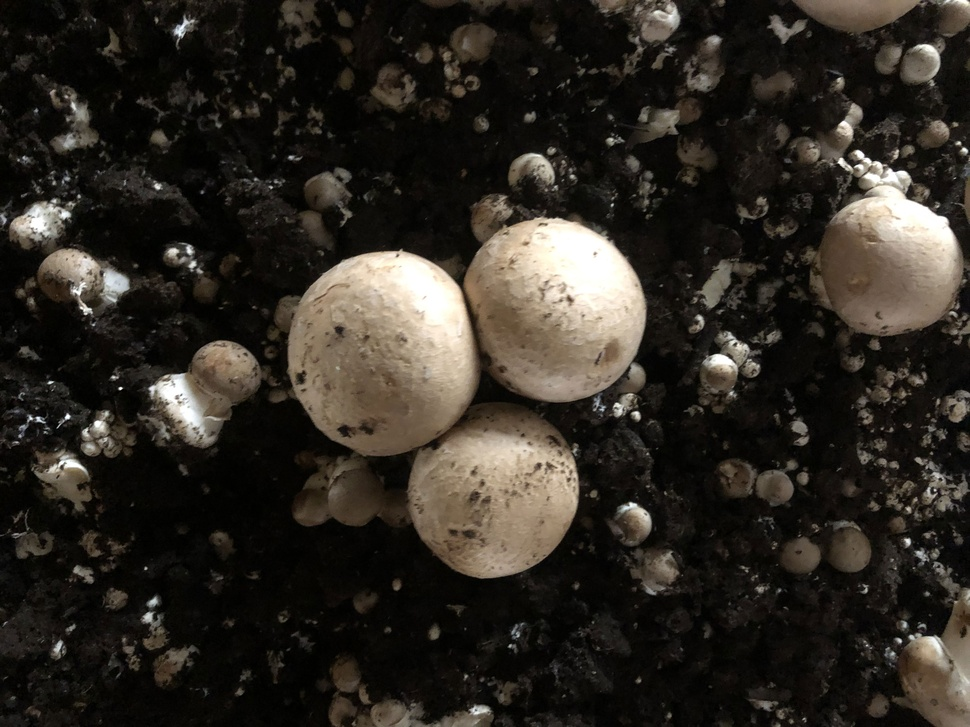
#> input picture vision/detection/circle_detection/v1.jpeg, 970 x 727 px, shrunk from 4032 x 3024 before the run, given in place of the camera
$ python detect_circle.py
#> lines starting #> are read from the running program, lines starting #| are printed output that depends on the picture; after the words box and inside, x2 and y2 are one past the last pixel; in counts of white or black regions, pixels touching at a corner belong together; long printed decimals are rounded
import cv2
import numpy as np
import time
import math

PHYSICAL_X = 22  # inches
#21.75
PHYSICAL_Y = 22

#SHITTY_POINTS = [[9, 8], [11, 7], [11, 8], [8, 9], [12, 7], [8, 8], [13, 7], [12, 8], [14, 8], [15, 8], [15, 7], [16, 8]]

SHITTY_POINTS =[[6, 6], [7, 3], [7, 6], [8, 4], [8, 7], [8, 6], [9, 6], [10, 5], [27, 3], [27, 14], [6, 5], [6, 7], [6, 3], [7, 7], [8, 3], [11, 5], [7, 5], [7, 4], [9, 7]]

X_SHIFT = 9.2
Y_SHIFT = 7.5


capture_duration = 5
cv2.namedWindow("preview")
vc = cv2.VideoCapture(0)

rval, frame = vc.read()
#> frame is the input picture: shape (727, 970, 3); mean B, G, R 35, 41.8, 46.4

# flip
#
#cv2.flip( frame, 0)

coord_list = []
coords_list_np = np.array([0, 0])
start_time = time.time()
while (int(time.time() - start_time) < capture_duration):

  if frame is not None:


    gray = cv2.cvtColor(frame, cv2.COLOR_BGR2GRAY)
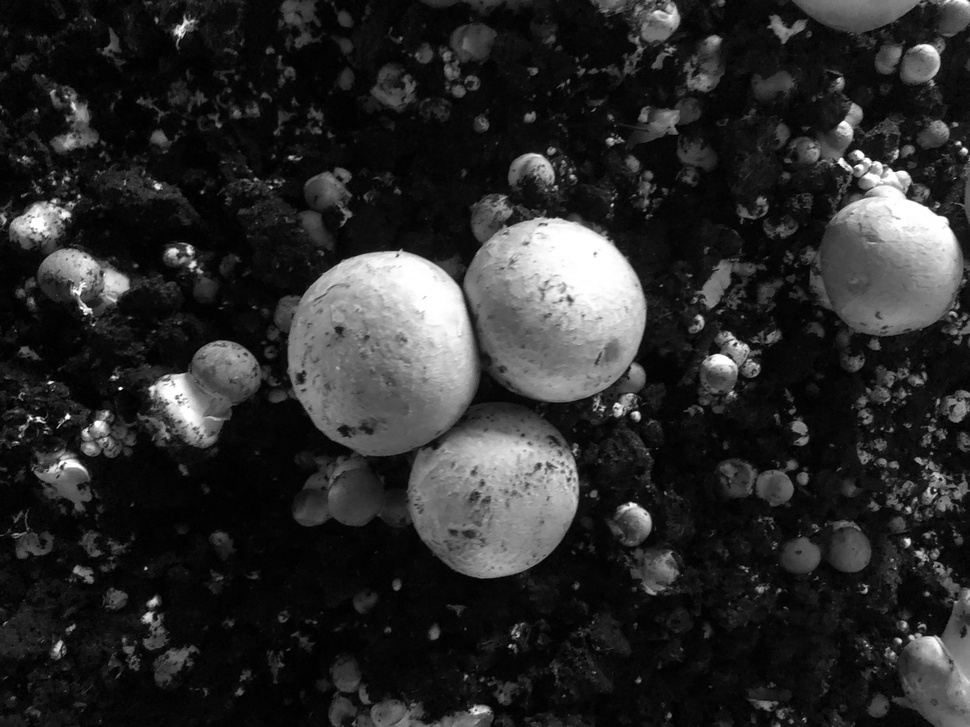
#> gray: shape (727, 970); min 0, max 255, mean 42.4
    hsv = cv2.cvtColor(frame, cv2.COLOR_BGR2HSV)
#> hsv: shape (727, 970, 3); mean H, S, V 22.7, 98.1, 46.4
    # define range of white color in HSV
    # change it according to your need !
    lower_white = np.array([0,0,0], dtype=np.uint8)
    upper_white = np.array([0,0,255], dtype=np.uint8)

    # Threshold the HSV image to get only white colors
    mask = cv2.inRange(hsv, lower_white, upper_white)
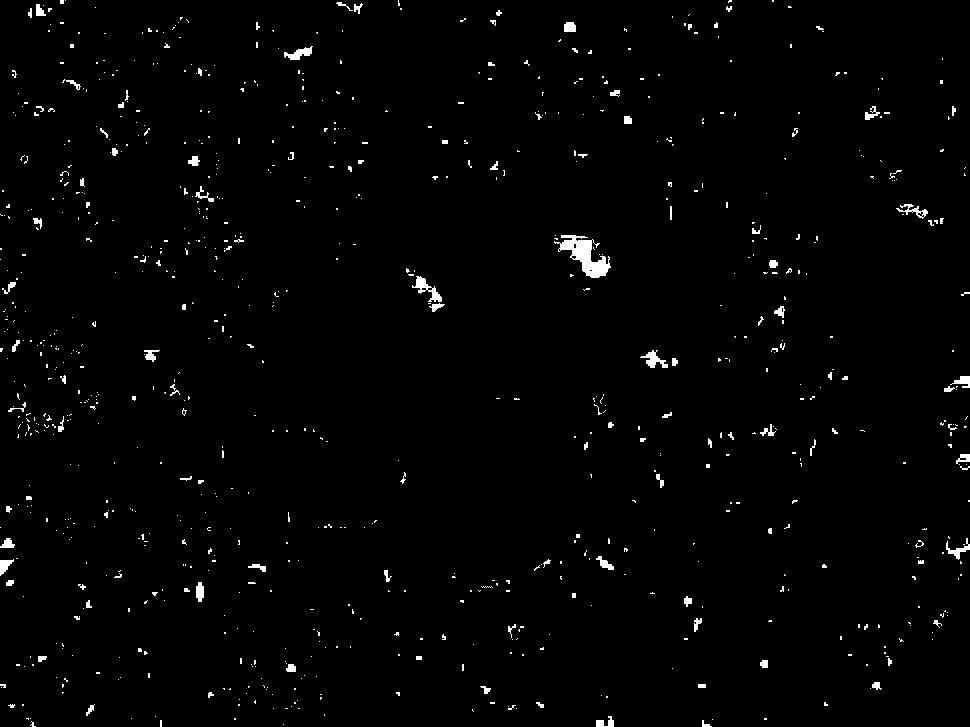
#> mask: shape (727, 970); 1.4% white; 862 white regions (752 under 20 px), largest, box (x1, y1, x2, y2) and area: (554, 235, 611, 278) 1023, (412, 276, 442, 302) 273, (640, 350, 668, 368) 215
    # Bitwise-AND mask and original image
    res = cv2.bitwise_and(frame,frame, mask= mask)
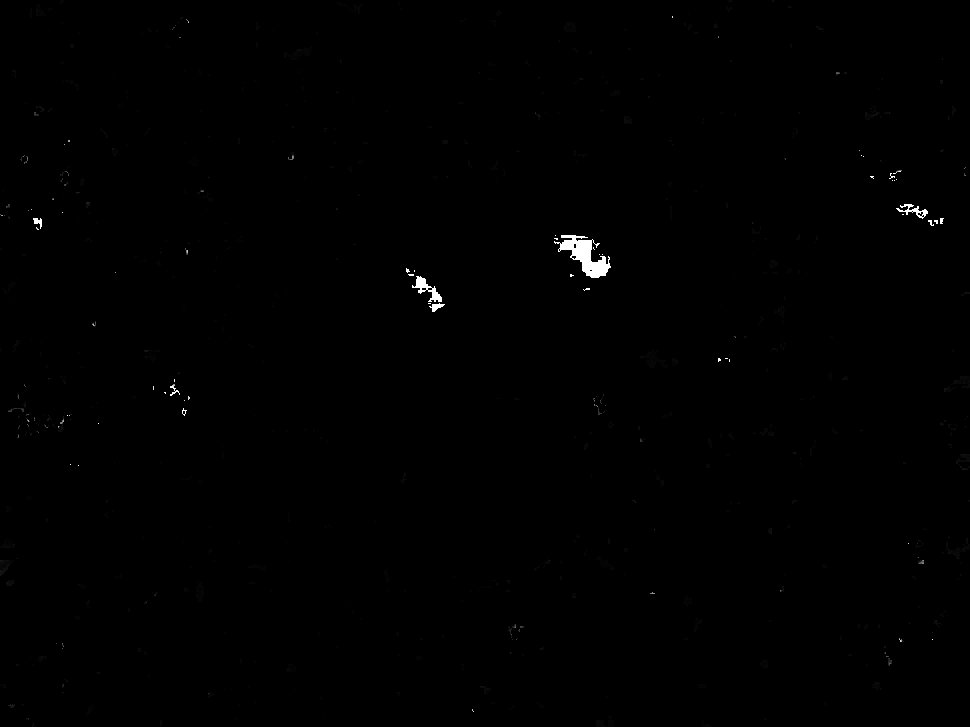
#> res: shape (727, 970, 3); min 0, max 255, mean 0.8
# Blur using 3 * 3 kernel.
    gray_blurred = cv2.blur(gray, (3, 3))

    #flipped_image =  cv2.flip(gray_blurred, 0)
    #flipped_image =  cv2.flip(flipped_image, 1)

# Apply Hough transform on the blurred image.
    detected_circles = cv2.HoughCircles(gray_blurred,
                                        cv2.HOUGH_GRADIENT,
                                        1,
                                        minDist=500,
                                        param1 = 50,
                                        param2 = 30,
                                        minRadius = 10,
                                        maxRadius = 60)
#> detected_circles = [[468.5, 505.5, 58.3], [901.5, 179.5, 58.3], [84.5, 177.5, 31.9]]
#param 1 50
#param 2 30
# Draw circles that are detected.

    if detected_circles is not None:

    # Convert the circle parameters a, b and r to integers.
      detected_circles = np.uint16(np.around(detected_circles))
#> detected_circles = [[468, 506, 58], [902, 180, 58], [84, 178, 32]]

      for pt in detected_circles[0, :]:
        a, b, r = pt[0], pt[1], pt[2]

        physical_x = a / frame.shape[0] * PHYSICAL_X
        physical_y = b / frame.shape[1] * PHYSICAL_Y
        coords_list_np = np.row_stack((coords_list_np, [physical_x, physical_y]))

        # coords = str(a) + " " + str(b) + "\n"
        # coord_list.append(coords)

        print("X: " +  str(a)  + " Y: " + str(b))
        # Draw the circumference of the circle.
        cv2.circle(gray_blurred, (a, b), r, (0, 255, 0), 2)

        # Draw a small circle (of radius 1) to show the center.
        cv2.circle(gray_blurred, (a, b), 1, (0, 0, 255), 3)
#> this loop made 3 passes
#> (a, b, r, physical_x, physical_y, coords_list_np) on passes 1 to 3: (468, 506, 58, 14.16, 11.48, [[0, 0], [14.16, 11.48]]), (902, 180, 58, 27.3, 4.08, [[0, 0], [14.16, 11.48], [27.3, 4.08]]), (84, 178, 32, 2.54, 4.04, [[0, 0], [14.16, 11.48], [27.3, 4.08], [2.54, 4.04]])
#| X: 468 Y: 506
#| X: 902 Y: 180
#| X: 84 Y: 178
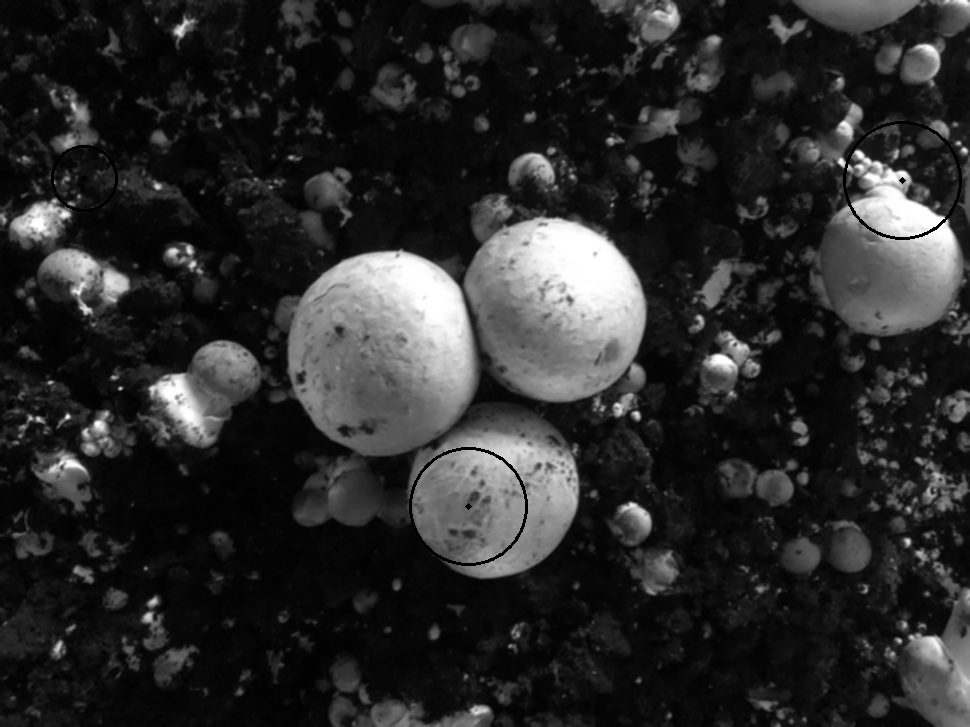
#> gray_blurred: shape (727, 970); min 0, max 255, mean 42

        # flip after drawing
        #
     #   fliped_image =  cv2.flip(gray_blurred, 0)

    cv2.imshow("preview", gray_blurred)
#    cv2.imshow("preview", flipped_image)


  rval, frame = vc.read()

  if cv2.waitKey(1) & 0xFF == ord('q'):
#> (key q is pressed here)
    break

# (8.3, 8.3) always shows up
# List Processing #
unique_coord = np.unique(coords_list_np, axis=0)
#> unique_coord = [[0, 0], [2.54, 4.04], [14.16, 11.48], [27.3, 4.08]]
#print(unique_coord)
for index in range(len(unique_coord)):
  if [round(unique_coord[index, 0]), round(unique_coord[index, 1])] in SHITTY_POINTS:
    continue
  if index == 0:
    final_coord = np.array(unique_coord[index, :])
  else:
    target_x = unique_coord[index-1, 0]
    target_y = unique_coord[index-1, 1]
    comp_x = unique_coord[index, 0]
    comp_y = unique_coord[index, 1]
    if target_x * 0.9 < comp_x < target_x * 1.1 and target_y * 0.9 < comp_y < target_y * 1.1:
      # Do Nothing
      pass
    else:
      final_coord = np.row_stack((final_coord, unique_coord[index, :]))
#> this loop made 4 passes
#> (target_x, target_y, comp_x, comp_y, final_coord) on passes 3 to 4: (2.54, 4.04, 14.16, 11.48, [[0, 0], [2.54, 4.04], [14.16, 11.48]]), (14.16, 11.48, 27.3, 4.08, [[0, 0], [2.54, 4.04], [14.16, 11.48], [27.3, 4.08]])
#> (target_x, target_y, comp_x, comp_y) on pass 2: (0, 0, 2.54, 4.04)
final_coord = final_coord[1:, :]
#> final_coord = [[2.54, 4.04], [14.16, 11.48], [27.3, 4.08]]
#rint(final_coord)


shifted_output = []

for point in final_coord:
  tmp = []
  tmp.append(point[0] - X_SHIFT)
  tmp.append(point[1] + Y_SHIFT)
  shifted_output.append(tmp)
#> this loop made 3 passes
#> after the loop, shifted_output = [[-6.66, 11.54], [4.96, 18.98], [18.1, 11.58]]

print("original {}".format(final_coord))
#| original [[ 2.542  4.037 ]
#|  [14.162 11.476]
#|  [27.296   4.082]]
print("shifted {}".format(shifted_output))
#| shifted [[-6.658, 11.537], [4.962, 18.976], [18.096, 11.582]]


# [18 lines of commented-out code are left out]
vc.release()

cv2.destroyAllWindows()
